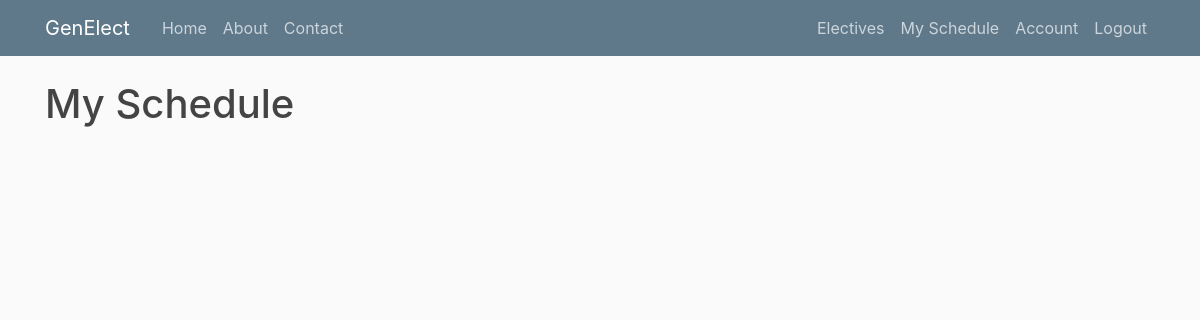
The app's page /schedule (signed in), older data.
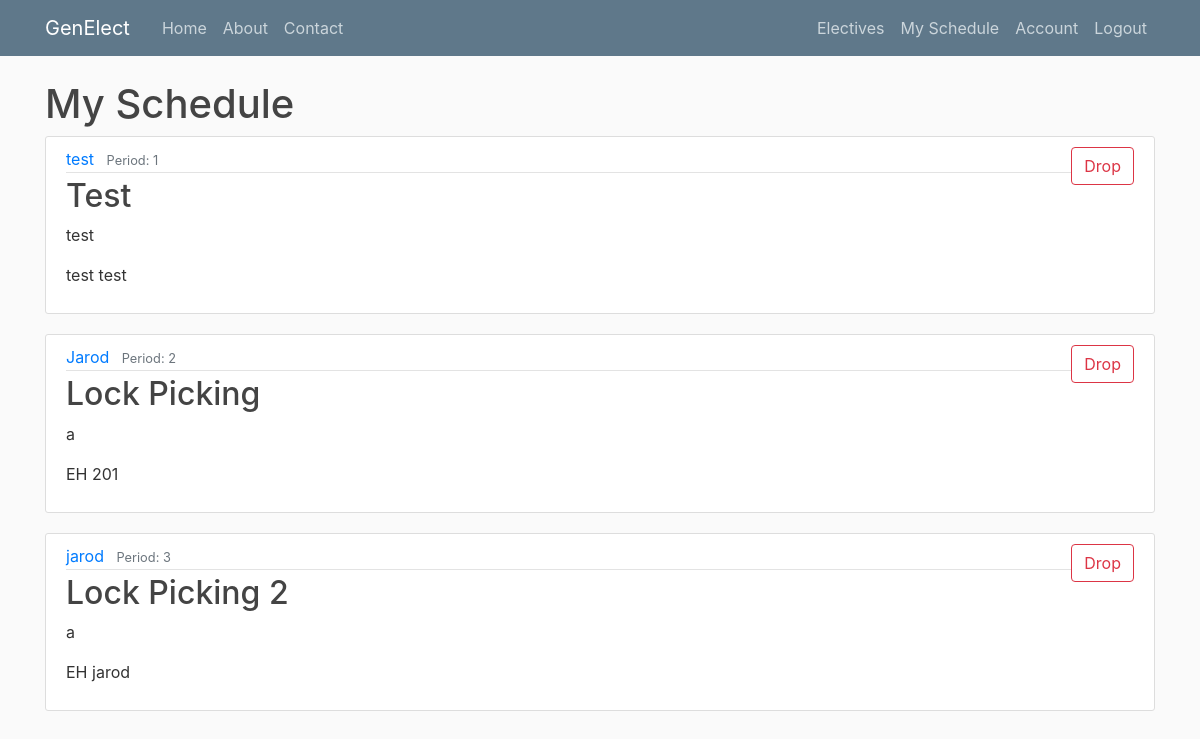
The same page, newer data.
### genElect/models.py (models this page shows)
class Base(db.Model):
    __abstract__ = True
    id = db.Column(db.Integer, primary_key=True, autoincrement=True)
    date_created = db.Column(db.DateTime, default=db.func.current_timestamp())
    date_modified = db.Column(db.DateTime, default=db.func.current_timestamp(),
            onupdate=db.func.current_timestamp())

class Offerings(Base):
    __tablename__ = 'offerings'
    day = db.Column(db.Date)
    period_start = db.Column(db.Integer)
    period_length = db.Column(db.Integer)
    building = db.Column(db.String(100))
    room = db.Column(db.String(100))
    instructor = db.Column(db.String(100))
    current_count = db.Column(db.Integer)
    capacity = db.Column(db.Integer)
    elective_id = db.Column(db.Integer, db.ForeignKey('electives.id'), nullable=False)
    registrations = db.relationship('Registrations', backref='offering', lazy=True)

class Electives(Base):
    __tablename__ = 'electives'
    name = db.Column(db.String(100))
    description = db.Column(db.String(500))
    prerequisites = db.Column(db.String(500))
    offerings = db.relationship('Offerings', backref='elective', lazy=True)
    completed_users = db.relationship('Completions', backref='elective', lazy=True)

### genElect/__init__.py (the view)
@app.route("/schedule") #FOR STUDENT USE
def schedule():
    if current_user.is_authenticated:
        registrations = current_user.registrations #grab all user registrations
        registered = [] #to build out registered offerings
        for registration in registrations:
            if registration.offering.period_start == 1:
                registered.append(registration.offering)
        for registration in registrations:
            if registration.offering.period_start == 2:
                registered.append(registration.offering)
        for registration in registrations:
            if registration.offering.period_start == 3:
                registered.append(registration.offering)
        return render_template('schedule.html', registered=registered)
    else:
        flash("Please login first", 'info')
        return redirect(url_for('login'))

### genElect/__init__.py (called while the page is built)
@login_manager.user_loader
def load_user(user_id):
    return Users.query.get(int(user_id))

### genElect/templates/schedule.html
{% extends "layout.html" %}
{% block content %}
<h1>My Schedule</h1>
    {% for offering in registered %}
        <article class="media content-section">
          <div class="media-body">
            <div class="article-metadata">
              <a class="mr-2" href="#">{{offering.instructor}}</a>
              <small class="text-muted">Period: {{ offering.period_start }}</small>
            </div>
            <h2><a class="article-title" href="#">{{ offering.elective.name }}</a></h2>
            <p class="article-content">{{ offering.elective.description }}</p>
            <p class="article-content">{{ offering.building }} {{ offering.room }}</p>
          </div>
          <div class="form-group">
            <button type="button" onclick="window.location.href = '/drop/{{offering.id}}'" class="btn btn-outline-danger">Drop</button>
        </div>
        </article>
    {% endfor %}
{% endblock content %}

Row changes from the older to the newer data that the page shows:
now on this page (row edited): Offerings: instructor "test", period_start "1", elective.name "Test", elective.description "test", building "test", room "test"
now on this page (row edited): Offerings: instructor "Jarod", period_start "2", elective.name "Lock Picking", elective.description "a", building "EH", room "201"
now on this page (row edited): Offerings: instructor "jarod", period_start "3", elective.name "Lock Picking 2", elective.description "a", building "EH", room "jarod"
